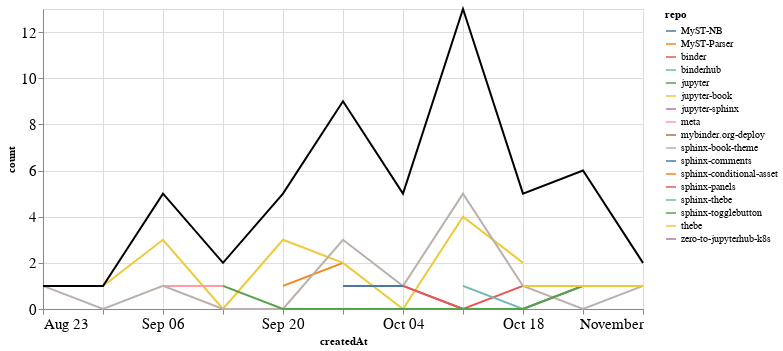

Notebook source saved alongside this figure:
### Markdown cell above
## PRs

### Code cell
prs_time = prs.groupby('repo').resample('W', on='createdAt').count()['author'].reset_index()
prs_time = prs_time.rename(columns={'author': 'count'})
prs_time_total = prs_time.groupby('createdAt').agg({"count": "sum"}).reset_index()

ch1 = alt.Chart(prs_time, width=600).mark_line().encode(
    x='createdAt',
    y='count',
    color='repo',
    tooltip="repo"
)

ch2 = alt.Chart(prs_time_total, width=600).mark_line(color="black").encode(
    x='createdAt',
    y='count',
)

ch1 + ch2

### Figure 1 — Vega-Lite specification as saved in the notebook (floating-point values rounded to 4 significant figures)
{"config": {"axisLeft": {"labelFontSize": 15}, "axisBottom": {"labelFontSize": 15}}, "layer": [{"data": {"name": "data-e5c8576c7c7d62d6216e4545aece162e"}, "mark": "line", "encoding": {"color": {"type": "nominal", "field": "repo"}, "tooltip": {"type": "nominal", "field": "repo"}, "x": {"type": "temporal", "field": "createdAt"}, "y": {"type": "quantitative", "field": "count"}}, "width": 600}, {"data": {"name": "data-e0bf05fa48eacb36d0f75fc4d70c72d7"}, "mark": {"type": "line", "color": "black"}, "encoding": {"x": {"type": "temporal", "field": "createdAt"}, "y": {"type": "quantitative", "field": "count"}}, "width": 600}], "$schema": "https://vega.github.io/schema/vega-lite/v4.8.1.json", "datasets": {"data-e5c8576c7c7d62d6216e4545aece162e": [{"repo": "MyST-NB", "createdAt": "2020-10-11T00:00:00", "count": 1}, {"repo": "MyST-Parser", "createdAt": "2020-09-20T00:00:00", "count": 1}, {"repo": "MyST-Parser", "createdAt": "2020-09-27T00:00:00", "count": 2}, {"repo": "binder", "createdAt": "2020-10-04T00:00:00", "count": 1}, {"repo": "binder", "createdAt": "2020-10-11T00:00:00", "count": 0}, {"repo": "binder", "createdAt": "2020-10-18T00:00:00", "count": 1}, {"repo": "binderhub", "createdAt": "2020-10-04T00:00:00", "count": 1}, {"repo": "jupyter", "createdAt": "2020-09-20T00:00:00", "count": 1}, {"repo": "jupyter-book", "createdAt": "2020-08-30T00:00:00", "count": 1}, {"repo": "jupyter-book", "createdAt": "2020-09-06T00:00:00", "count": 3}, {"repo": "jupyter-book", "createdAt": "2020-09-13T00:00:00", "count": 0}, {"repo": "jupyter-book", "createdAt": "2020-09-20T00:00:00", "count": 3}, {"repo": "jupyter-book", "createdAt": "2020-09-27T00:00:00", "count": 2}, {"repo": "jupyter-book", "createdAt": "2020-10-04T00:00:00", "count": 0}, {"repo": "jupyter-book", "createdAt": "2020-10-11T00:00:00", "count": 4}, {"repo": "jupyter-book", "createdAt": "2020-10-18T00:00:00", "count": 2}, {"repo": "jupyter-sphinx", "createdAt": "2020-09-27T00:00:00", "count": 1}, {"repo": "meta", "createdAt": "2020-09-06T00:00:00", "count": 1}, {"repo": "meta", "createdAt": "2020-09-13T00:00:00", "count": 1}, {"repo": "mybinder.org-deploy", "createdAt": "2020-10-11T00:00:00", "count": 1}, {"repo": "sphinx-book-theme", "createdAt": "2020-08-23T00:00:00", "count": 1}, {"repo": "sphinx-book-theme", "createdAt": "2020-08-30T00:00:00", "count": 0}, {"repo": "sphinx-book-theme", "createdAt": "2020-09-06T00:00:00", "count": 1}, {"repo": "sphinx-book-theme", "createdAt": "2020-09-13T00:00:00", "count": 0}, {"repo": "sphinx-book-theme", "createdAt": "2020-09-20T00:00:00", "count": 0}, {"repo": "sphinx-book-theme", "createdAt": "2020-09-27T00:00:00", "count": 3}, {"repo": "sphinx-book-theme", "createdAt": "2020-10-04T00:00:00", "count": 1}, {"repo": "sphinx-book-theme", "createdAt": "2020-10-11T00:00:00", "count": 5}, {"repo": "sphinx-book-theme", "createdAt": "2020-10-18T00:00:00", "count": 1}, {"repo": "sphinx-book-theme", "createdAt": "2020-10-25T00:00:00", "count": 0}, {"repo": "sphinx-book-theme", "createdAt": "2020-11-01T00:00:00", "count": 1}, {"repo": "sphinx-comments", "createdAt": "2020-09-27T00:00:00", "count": 1}, {"repo": "sphinx-comments", "createdAt": "2020-10-04T00:00:00", "count": 1}, {"repo": "sphinx-conditional-asset", "createdAt": "2020-10-25T00:00:00", "count": 2}, {"repo": "sphinx-panels", "createdAt": "2020-10-04T00:00:00", "count": 1}, {"repo": "sphinx-panels", "createdAt": "2020-10-11T00:00:00", "count": 0}, {"repo": "sphinx-panels", "createdAt": "2020-10-18T00:00:00", "count": 0}, {"repo": "sphinx-panels", "createdAt": "2020-10-25T00:00:00", "count": 1}, {"repo": "sphinx-thebe", "createdAt": "2020-10-11T00:00:00", "count": 1}, {"repo": "sphinx-thebe", "createdAt": "2020-10-18T00:00:00", "count": 0}, {"repo": "sphinx-thebe", "createdAt": "2020-10-25T00:00:00", "count": 1}, {"repo": "sphinx-togglebutton", "createdAt": "2020-09-13T00:00:00", "count": 1}, {"repo": "sphinx-togglebutton", "createdAt": "2020-09-20T00:00:00", "count": 0}, {"repo": "sphinx-togglebutton", "createdAt": "2020-09-27T00:00:00", "count": 0}, {"repo": "sphinx-togglebutton", "createdAt": "2020-10-04T00:00:00", "count": 0}, {"repo": "sphinx-togglebutton", "createdAt": "2020-10-11T00:00:00", "count": 0}, {"repo": "sphinx-togglebutton", "createdAt": "2020-10-18T00:00:00", "count": 0}, {"repo": "sphinx-togglebutton", "createdAt": "2020-10-25T00:00:00", "count": 1}, {"repo": "thebe", "createdAt": "2020-10-18T00:00:00", "count": 1}, {"repo": "thebe", "createdAt": "2020-10-25T00:00:00", "count": 1}, {"repo": "thebe", "createdAt": "2020-11-01T00:00:00", "count": 1}, {"repo": "zero-to-jupyterhub-k8s", "createdAt": "2020-10-11T00:00:00", "count": 1}], "data-e0bf05fa48eacb36d0f75fc4d70c72d7": [{"createdAt": "2020-08-23T00:00:00", "count": 1}, {"createdAt": "2020-08-30T00:00:00", "count": 1}, {"createdAt": "2020-09-06T00:00:00", "count": 5}, {"createdAt": "2020-09-13T00:00:00", "count": 2}, {"createdAt": "2020-09-20T00:00:00", "count": 5}, {"createdAt": "2020-09-27T00:00:00", "count": 9}, {"createdAt": "2020-10-04T00:00:00", "count": 5}, {"createdAt": "2020-10-11T00:00:00", "count": 13}, {"createdAt": "2020-10-18T00:00:00", "count": 5}, {"createdAt": "2020-10-25T00:00:00", "count": 6}, {"createdAt": "2020-11-01T00:00:00", "count": 2}]}}
